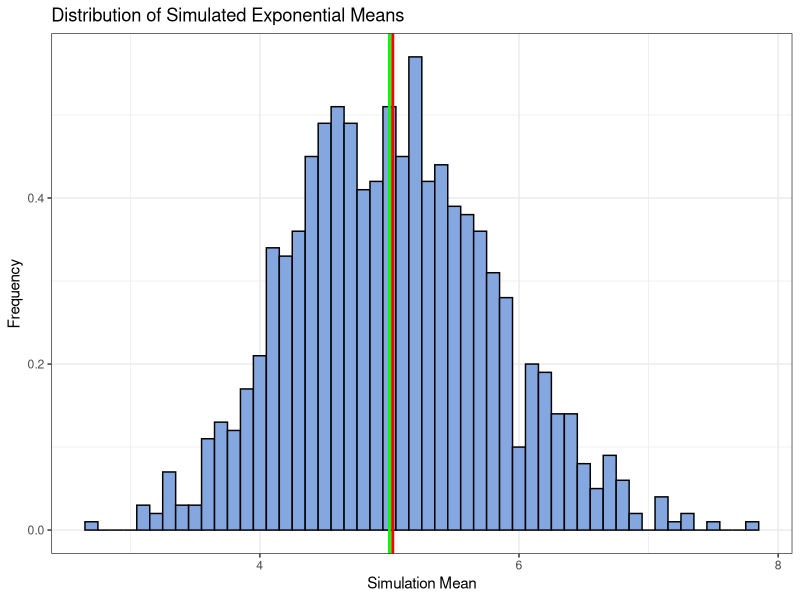
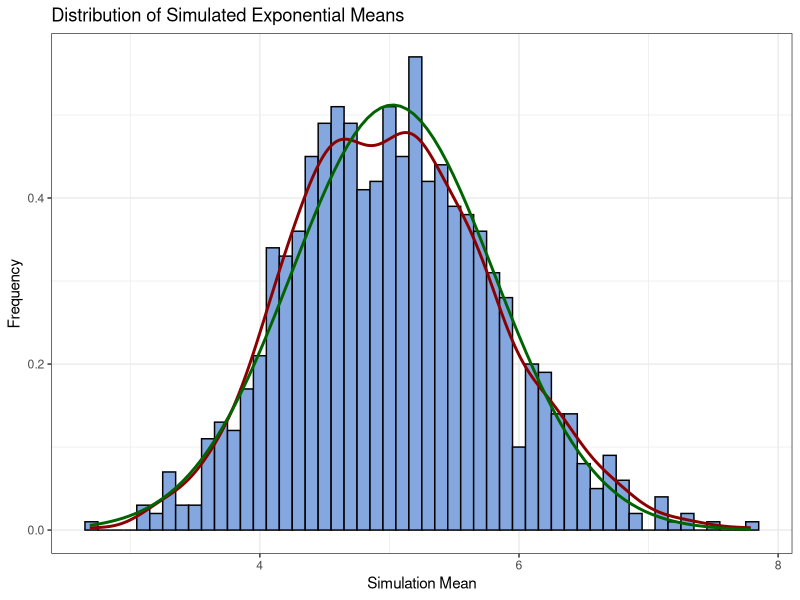

Reproduce these figures in R, in order.
## ---- chunk 1
##Load libraries
library(dplyr)
library(tidyr)
library(ggplot2)
## ---- chunk 2
#set seed and define parameters
set.seed(111)
lambda <- 0.2
n <- 40
sims <- 1000

##run simulation
runsim <- replicate(sims, rexp(n,lambda)) %>% 
        t() %>% as_tibble

##add per-sim mean of exponentials
runsim <- runsim %>% mutate(rmean = rowMeans(runsim))
## ---- chunk 3
##mean of the simulated distrubution
sim_mean <- mean(runsim$rmean)

##theoretical mean
act_mean <- 1/lambda

sim_mean
act_mean
## ---- chunk 4
g2 <- ggplot(runsim, aes(runsim$rmean)) +
        geom_histogram(aes(y=..density..), binwidth = 0.1, color="black", fill="#84a7e0") + 
        xlab("Simulation Mean") + 
        ylab("Frequency") + 
        ggtitle("Distribution of Simulated Exponential Means") +
        geom_vline(xintercept = sim_mean, color = "red", size = 1) +
        geom_vline(xintercept = act_mean, color = "green", size = 1) +
        theme_bw()
print(g2)
## ---- chunk 5
##simulated variance
sim_sd <- sd(runsim$rmean)
sim_var <- sim_sd^2

##theoretical variance
act_sd <- (1/lambda)/sqrt(n)
act_var <- act_sd^2

sim_var
act_var
## ---- chunk 6
g3 <- ggplot(runsim, aes(runsim$rmean)) +
        geom_histogram(aes(y=..density..), binwidth = 0.1, color="black", fill="#84a7e0") + 
        geom_density(aes(y=..density..), colour = "darkred", size = 1) +
        xlab("Simulation Mean") + 
        ylab("Frequency") + 
        ggtitle("Distribution of Simulated Exponential Means") +
        stat_function(fun = dnorm, args = list(mean = sim_mean, sd = sim_sd), colour = "darkgreen", size = 1) + 
        theme_bw()
print(g3)
## ---- chunk 7
g2 <- ggplot(runsim, aes(runsim$rmean)) +
        geom_histogram(aes(y=..density..), binwidth = 0.1, color="black", fill="#84a7e0") + 
        xlab("Simulation Mean") + 
        ylab("Frequency") + 
        ggtitle("Distribution of Simulated Exponential Means") +
        geom_vline(xintercept = sim_mean, color = "red", size = 1) +
        geom_vline(xintercept = act_mean, color = "green", size = 1) +
        theme_bw()
## ---- chunk 8
g3 <- ggplot(runsim, aes(runsim$rmean)) +
        geom_histogram(aes(y=..density..), binwidth = 0.1, color="black", fill="#84a7e0") + 
        geom_density(aes(y=..density..), colour = "darkred", size = 1) +
        xlab("Simulation Mean") + 
        ylab("Frequency") + 
        ggtitle("Distribution of Simulated Exponential Means") +
        stat_function(fun = dnorm, args = list(mean = sim_mean, sd = sim_sd), colour = "darkgreen", size = 1) + 
        theme_bw()
